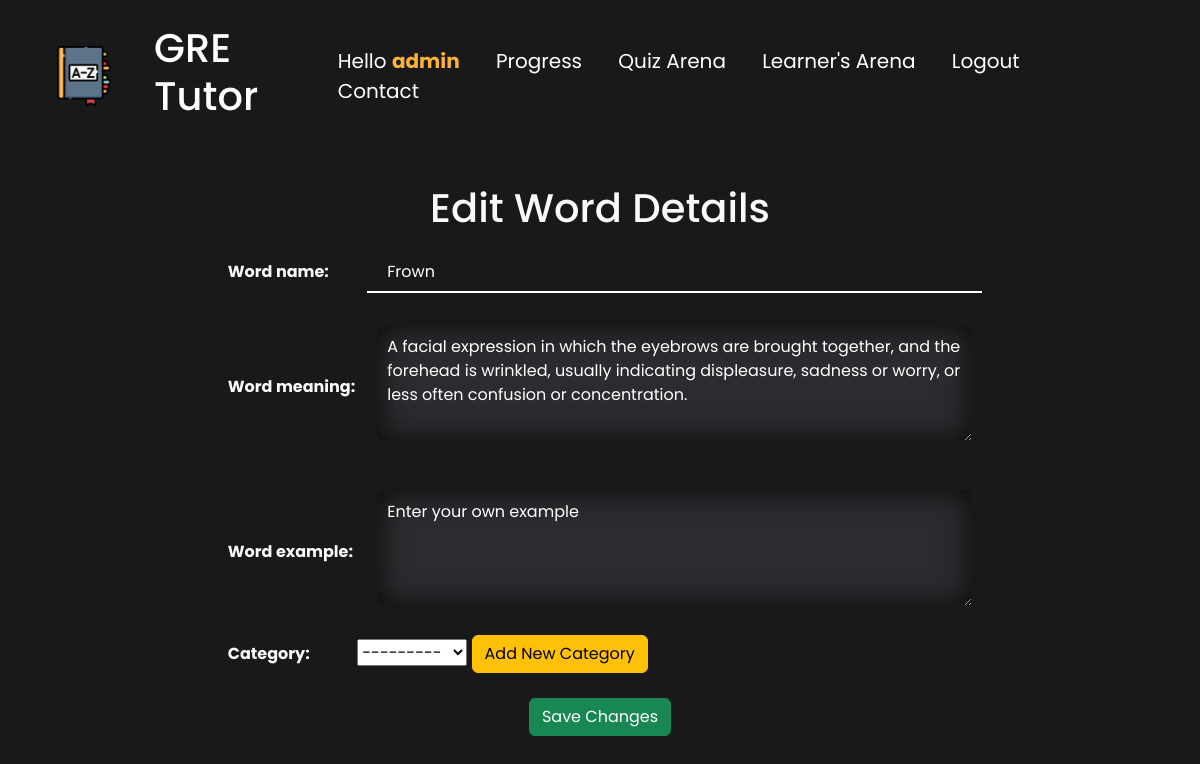
Page /user_profile/1/word_details/31/edit_word (signed in) on the committed database.
### gre/models.py (models this page shows, shortened)
class Word(models.Model):
    word_name = models.CharField(
        verbose_name="word name", max_length=50, null=False, unique=True, blank=False)
    meaning = models.CharField(
        verbose_name="word meaning", max_length=300, null=False, unique=True, blank=False)
    example = models.CharField(verbose_name="word example", max_length=300, null=True, blank=False)
    learner = models.ForeignKey(User, on_delete=models.CASCADE, null=False)
    category = models.ForeignKey(
        Category, on_delete=models.SET_NULL, null=True, blank=True)
    created = models.DateTimeField(auto_now_add=True)

### gre/views.py (the view)
# urls.py: path('user_profile/<str:pk>/word_details/<str:word_id>/edit_word', views.edit_word, name='edit-word'),
@login_required(login_url='login')
def edit_word(request, pk, word_id):
    if request.user.id != int(pk):
        return redirect('error')
    word = Word.objects.get(id=word_id)
    categories = Category.objects.all()
    if request.method == 'POST':
        if request.POST.get('example') == '' or request.POST.get('meaning') == '':
            messages.error(request, "Cannot be empty")
        else:
            word_cat = request.POST.get('category') or None
            if not word_cat:
                word_cat = word.category or None
            else:
                word_cat = Category.objects.get(id=word_cat)
            Word.objects.filter(id=word_id).update(
                meaning=request.POST.get('meaning'),
                example=request.POST.get('example'),
                category=word_cat
            )
            messages.success(request, "Word Details Updated!")
            return redirect('user-profile', pk=pk)
    else:
        form = WordForm()
    context = {'categories': categories, 'word': word, 'form': form}
    return render(request, 'gre/edit_word.html', context)

### gre/forms.py
class WordForm(ModelForm):
    class Meta:
        model = Word
        fields = '__all__'
        exclude = ('learner', )

### gre/models.py (called while the page is built)
    def __str__(self) -> str:
        return self.category_name

### gre/templates/gre/edit_word.html (shortened to what this page needs)
{% include 'index.html' %} {% block content %}
<div class="container text-light">
<div class="addword d-flex justify-content-around align-items-center">
  <form action="" method="POST">
    <div class="text-center">
      <h1>Edit Word Details</h1>
    </div>
    <table>
      <tr>
        <th><label for="id_word_name">Word name:</label></th>
        <td>
          <input
            readonly
            type="text"
            name="word_name"
            minlength="1"
            maxlength="50"
            required
            id="id_word_name"
            value="{{word.word_name.capitalize}}"
          />
        </td>
      </tr>
      <tr>
        <th><label for="id_meaning">Word meaning:</label></th>
        <td>
          <textarea
            {{enableTA}}
            required
            name="meaning"
            id="id_meaning"
            cols="40"
            rows="4"
            value=""
          >
{{word.meaning.capitalize}}</textarea
          >
        </td>
      </tr>
      <tr>
        <th><label for="id_example">Word example:</label></th>
        <td>
          <textarea
            {{enableTA}}
            required
            name="example"
            id="id_example"
            cols="40"
            rows="4"
            value=""
          >
{{word.example.capitalize}}</textarea
          >
        </td>
      </tr>
      <tr>
        <th><label for="id_category">Category:</label></th>
        <td>
          {{form.category}}
          <a
            href="{% url 'add-category' request.user.id %}"
            class="btn btn-warning"
            >Add New Category</a
          >
        </td>
      </tr>
    </table>
    <div class="d-flex justify-content-around">
      <input
        class="btn btn-success mt-4"
        type="submit"
        name="saveword"
        value="Save Changes"
      />
    </div>
  </form>
</div>
{% endblock content%}

### templates/header.html (shortened to what this page needs)
{% load static %}
<div>
    <nav class="navi container">
        <div class="site-logo">
            <a href="{% url 'main' %}">
                <img src="{% static 'images/site-logo.png' %}" alt="">
            </a>
                <a href="{% url 'main' %}" style="text-decoration:none;color:white;">
                    <h2 class="site-title">GRE Tutor</h4>
                </a>
            </div>
            <div class="site-options">
                {% if request.user.is_authenticated %}
                <a>Hello <b style="color:rgb(253, 179, 52);">{{request.user.username}}</b></a>
                <a href="{% url 'progress' request.user.id %}">Progress</a>
                <a href="{% url 'quiz-home' request.user.id %}">Quiz Arena</a>
                <a href="{% url 'user-profile' request.user.id %}">Learner's Arena</a>
                <a href="{% url 'logout' %}">Logout</a>
                {% else %}
                <a href="{% url 'login' %}">Login</a>
                <a href="{% url 'signup' %}">Signup</a>
                <a href="#">About Us</a>
                {% endif %}
                <a href="#">Contact</a>
        </div>
    </nav>
</div>

### static/styles/style.css (style rules this page uses)
body { font-family: "Poppins", sans-serif; background-repeat: no-repeat; background-attachment: fixed; background-size: cover; background-position: 0px -7rem; background-color: #19191b; }
.navi { display: flex; justify-content: space-between; align-items: center; padding: 1.5rem; color: white; }
.site-title { font-size: 40px; font-weight: 500; }
.site-logo { display: flex; justify-content: space-between; align-items: center; }
.site-logo img { margin-right: 2.5rem; height: 60px; }
.site-options a { font-size: 20px; margin-right: 2rem; font-weight: 400; text-decoration: none; color: white; transition: all 0.3s; }
.addword { padding: 2rem; }
input[type="text"], input[type="email"], input[type="select"] { width: 100%; height: 2.5rem; background-color: rgb(0, 0, 0, 0); color: white; padding-left: 10px; padding-right: 10px; border: none; border-bottom: 2px white solid; outline: none; padding: 20px; margin: 10px; }

### gre/templates/gre/edit_word.html (style rules this page uses)
textarea { margin-top: 20px; margin-bottom: 20px; margin-left: 20px; padding: 10px; color: white; background-color: #2b2c2f; border: none; border-radius: 8px; -webkit-box-shadow: inset 0px 0px 30px 2px rgba(0, 0, 0, 0.75); -moz-box-shadow: inset 0px 0px 30px 2px rgba(0, 0, 0, 0.75); box-shadow: inset 0px 0px 30px 2px rgba(0, 0, 0, 0.75); }

### rows in the picture
Word: word_name "Frown", meaning "A facial expression in which the eyebrows are brought together, and the forehead is wrinkled, usually indicating displeasure, sadness or worry, or less often confusion or concentration.", example "Enter your own example"

### other values in the picture
{{ request.user.username }} "admin"
